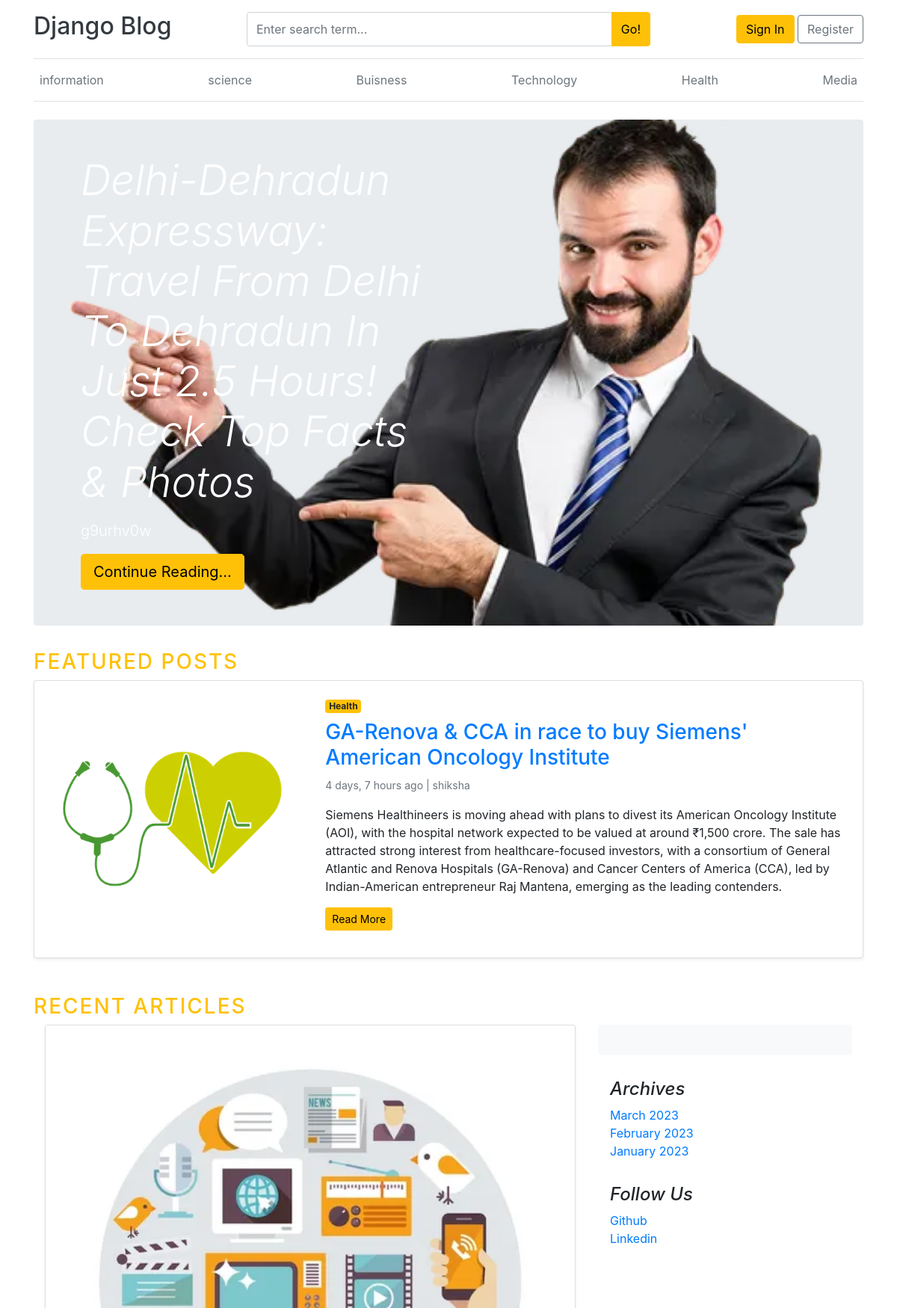
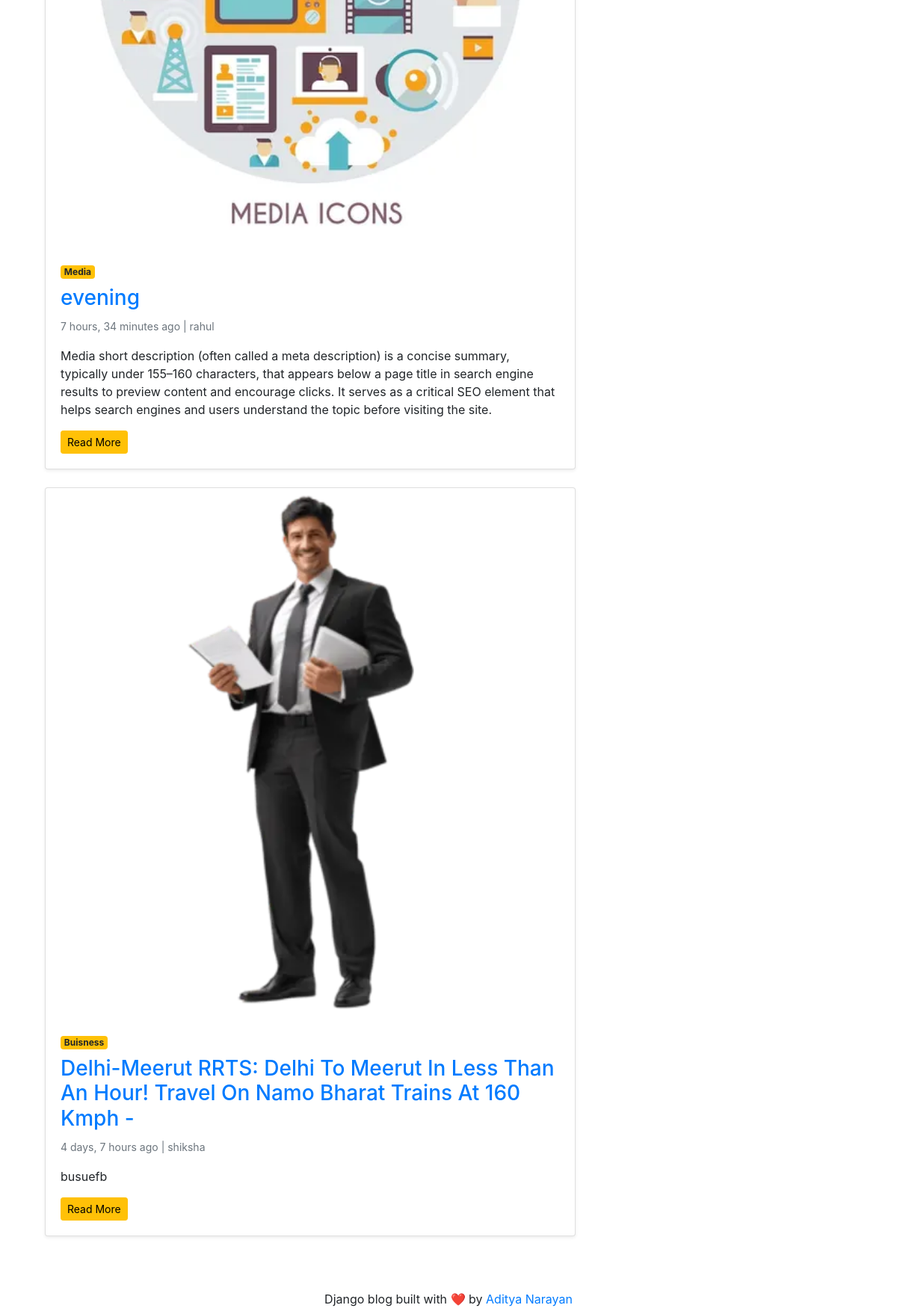
The page / on the database its author committed (2 pictures, top to bottom).
### blogs/models.py (models this page shows, shortened)
class Category(models.Model):
    category_name = models.CharField(max_length=50, unique=True)
    created_at = models.DateTimeField(auto_now_add=True)
    updated_at = models.DateTimeField(auto_now=True)
    class Meta:
        verbose_name_plural = "Categories"
    def __str__(self):
        return self.category_name

class Blog(models.Model):
    title = models.CharField(max_length=100)
    slug = models.SlugField(max_length=100, unique=True, blank=True)
    category = models.ForeignKey(Category, on_delete=models.CASCADE)
    author = models.ForeignKey(User, on_delete=models.CASCADE)
    featured_image = models.ImageField(upload_to='uploads/%Y/%m/%d/')
    short_description = models.TextField(max_length=500)
    blog_body = models.TextField(max_length=2000)
    status = models.CharField(
        max_length=20,
        choices=STATUS_CHOICES,
        default="Draft"
    )
    is_featured = models.BooleanField(default=False)
    created_at = models.DateTimeField(auto_now_add=True)
    updated_at = models.DateTimeField(auto_now=True)

### assignments/models.py (models this page shows, shortened)
class SocialLink(models.Model):
    platform=models.CharField(max_length=25)
    link=models.URLField(max_length=100)
    created_at=models.DateTimeField(auto_now_add=True)
    updated_at=models.DateTimeField(auto_now=True)

### blog_main/views.py (the view)
# urls.py: 2. Add a URL to urlpatterns:  path('', views.home, name='home')
def home(request):
    categories = Category.objects.all()
    featured_posts = Blog.objects.filter(is_featured=True)
    featured_post = random.choice(list(featured_posts)) if featured_posts.exists() else None
    posts = Blog.objects.filter(
        status='published',
        is_featured=False
    ).order_by('-created_at')
    about = About.objects.first()
    context = {
        'categories': categories,
        'featured_posts': featured_posts,
        'featured_post': featured_post,
        'posts': posts,
        'about': about,
    }
    return render(request, 'home.html', context)

### blogs/context_processors.py (called while the page is built)
def get_categories(request):
    categories = Category.objects.all()
    return {
        'categories': categories,
    }

def get_Social_links(request):
    social_links=SocialLink.objects.all()
    return dict(social_links=social_links)

### blog_main/templates/home.html (shortened to what this page needs)
{% extends 'base.html' %}
{% block content %}
{% if featured_post %}
<div class="jumbotron p-5 text-white rounded"
     style="
        background-image: url('{{ featured_post.featured_image.url }}');
        background-size: cover;
        background-position: center;
        background-repeat: no-repeat;
        min-height: 450px;
     ">
    <div class="col-md-6">
        <h1 class="display-4 font-italic">
            {{ featured_post.title }}
        </h1>
        <p class="lead my-3">
            {{ featured_post.short_description }}
        </p>
       <a href="{% url 'blogs' featured_post.slug %}" class="btn btn-warning btn-lg">
    Continue Reading...
</a>
    </div>
</div>
{% endif %}
<h3 class="text-uppercase text-warning" style="letter-spacing:2px;">
    Featured Posts
</h3>
<div class="row mb-4">
{% for post in featured_posts %}
{% if post.id != featured_post.id %}
<div class="col-md-12 mb-4">
    <div class="card shadow-sm">
        <div class="row no-gutters">
            <div class="col-md-4">
                <img src="{{ post.featured_image.url }}"
                     class="img-fluid h-100 w-100"
                     style="object-fit:cover;"
                     alt="{{ post.title }}">
            </div>
            <div class="col-md-8">
                <div class="card-body">
                    <span class="badge badge-warning">
                        {{ post.category }}
                    </span>
                    <h3 class="mt-2">
                        <a href="{% url 'blogs' post.slug %}">
                            {{ post.title }}
                        </a>
                    </h3>
                    <small class="text-muted">
                        {{ post.created_at|timesince }} ago |
                        {{ post.author }}
                    </small>
                    <p class="mt-3">
                        {{ post.short_description }}
                    </p>
                    <a href="{% url 'blogs' post.slug %}"
                       class="btn btn-warning btn-sm">
                        Read More
                    </a>
                </div>
            </div>
        </div>
    </div>
</div>
{% endif %}
{% endfor %}
</div>
<h3 class="text-uppercase text-warning" style="letter-spacing:2px;">
    Recent Articles
</h3>
<main role="main" class="container">
    <div class="row">
        <div class="col-md-8 blog-main">
            {% for post in posts %}
            <div class="card mb-4 shadow-sm">
                <img src="{{ post.featured_image.url }}"
                     class="card-img-top"
                     alt="{{ post.title }}">
                <div class="card-body">
                    <span class="badge badge-warning">
                        {{ post.category }}
                    </span>
                    <h3 class="mt-2">
                        <a href="{% url 'blogs' post.slug %}">
                            {{ post.title }}
                        </a>
                    </h3>
                    <small class="text-muted">
                        {{ post.created_at|timesince }} ago |
                        {{ post.author }}
                    </small>
                    <p class="mt-3">
                        {{ post.short_description }}
                    </p>
                    <a href="{% url 'blogs' post.slug %}"
                       class="btn btn-warning btn-sm">
                        Read More
                    </a>
                </div>
            </div>
            {% endfor %}
        </div>
       <aside class="col-md-4 blog-sidebar">
    <div class="p-3 mb-3 bg-light rounded">
    </div>
            {% if social_links %}
            <div class="p-3">
                <h4 class="font-italic">Archives</h4>
                <ol class="list-unstyled mb-0">
                    <li><a href="#">March 2023</a></li>
                    <li><a href="#">February 2023</a></li>
                    <li><a href="#">January 2023</a></li>
                </ol>
            </div>
            <div class="p-3">
                <h4 class="font-italic">Follow Us</h4>
                <ol class="list-unstyled">
                 {% for i in social_links %}
                    <li><a href="{{i.link}}" target="_blank">{{i.platform}}</a></li>
                    {% endfor %}
                </ol>
            </div>
            {% endif %}
        </aside>
    </div>
</main>
{% endblock %}

### blog_main/templates/base.html (shortened to what this page needs)
{% load static %}
<!DOCTYPE html>
<html lang="en">
<head>
    <link rel="stylesheet"
          href="https://cdn.jsdelivr.net/npm/bootstrap@4.6.2/dist/css/bootstrap.min.css">
    <link rel="stylesheet"
          href="https://cdnjs.cloudflare.com/ajax/libs/font-awesome/6.5.2/css/all.min.css">
    <link rel="stylesheet" href="{% static 'css/blog.css' %}">
</head>
<body>
<div class="container">
    <header class="blog-header py-3 border-bottom">
        <div class="row align-items-center">
            <div class="col-md-3">
                <a href="{% url 'home' %}"
                   class="blog-header-logo text-dark"
                   style="text-decoration:none;">
                    <h2>Django Blog</h2>
                </a>
            </div>
            <div class="col-md-6">
                <form action="{% url 'search' %}" method="GET">
                    <div class="input-group">
                        <input
                            type="text"
                            name="keyword"
                            class="form-control"
                            placeholder="Enter search term...">
                        <div class="input-group-append">
                            <button class="btn btn-warning" type="submit">
                                Go!
                            </button>
                        </div>
                    </div>
                </form>
            </div>
            <div class="col-md-3 text-right">
                {% if user.is_authenticated %}
                    <a href="{% url 'dashboard' %}"
                       class="btn btn-info">
                        Dashboard
                    </a>
                    <a href="{% url 'logout' %}"
                       class="btn btn-outline-secondary">
                        Logout
                    </a>
                {% else %}
                    <a href="{% url 'login' %}"
                       class="btn btn-warning">
                        Sign In
                    </a>
                    <a href="{% url 'register' %}"
                       class="btn btn-outline-secondary">
                        Register
                    </a>
                {% endif %}
            </div>
        </div>
    </header>
    <div class="nav-scroller py-2 mb-4 border-bottom">
        <nav class="nav d-flex justify-content-between">
            {% for cat in categories %}
                <a class="p-2 text-muted"
                   href="{% url 'post_by_category' cat.id %}">
                    {{ cat.category_name }}
                </a>
            {% endfor %}
        </nav>
    </div>
    {% block content %}
    {% endblock %}
</div>
<footer class="blog-footer mt-5">
    <div class="container text-center">
        <p class="mb-0">
            Django blog built with ❤️ by
            <a href="#">Aditya Narayan</a>
        </p>
    </div>
</footer>
</body>
</html>

### static/css/blog.css (style rules this page uses)
.btn-warning { color:#000; }
.form-control { height:46px; }

### rows shown on the page
Category: category_name "information"
Category: category_name "science"
Category: category_name "Buisness"
Category: category_name "Technology"
Category: category_name "Health"
Category: category_name "Media"
Blog: featured_image (picture), title "Delhi-Dehradun Expressway: Travel From Delhi To Dehradun In Just 2.5 Hours! Check Top Facts & Photos", short_description "g9urhv0w"
Blog: featured_image (picture), category "Health", title "GA-Renova & CCA in race to buy Siemens' American Oncology Institute", created_at "4 days, 7 hours", author "shiksha", short_description "Siemens Healthineers is moving ahead with plans to divest its American Oncology Institute (AOI), with the hospital network expected to be valued at around ₹1,500 crore. The sale has attracted strong interest from healthcare-focused investors, with a consortium of General Atlantic and Renova Hospitals (GA-Renova) and Cancer Centers of America (CCA), led by Indian-American entrepreneur Raj Mantena, emerging as the leading contenders."
Blog: featured_image (picture), category "Media", title "evening", created_at "7 hours, 34 minutes", author "rahul", short_description "Media short description (often called a meta description) is a concise summary, typically under 155–160 characters, that appears below a page title in search engine results to preview content and encourage clicks. It serves as a critical SEO element that helps search engines and users understand the topic before visiting the site."
Blog: featured_image (picture), category "Buisness", title "Delhi-Meerut RRTS: Delhi To Meerut In Less Than An Hour! Travel On Namo Bharat Trains At 160 Kmph -", created_at "4 days, 7 hours", author "shiksha", short_description "busuefb"
SocialLink: platform "Github"
SocialLink: platform "Linkedin"
